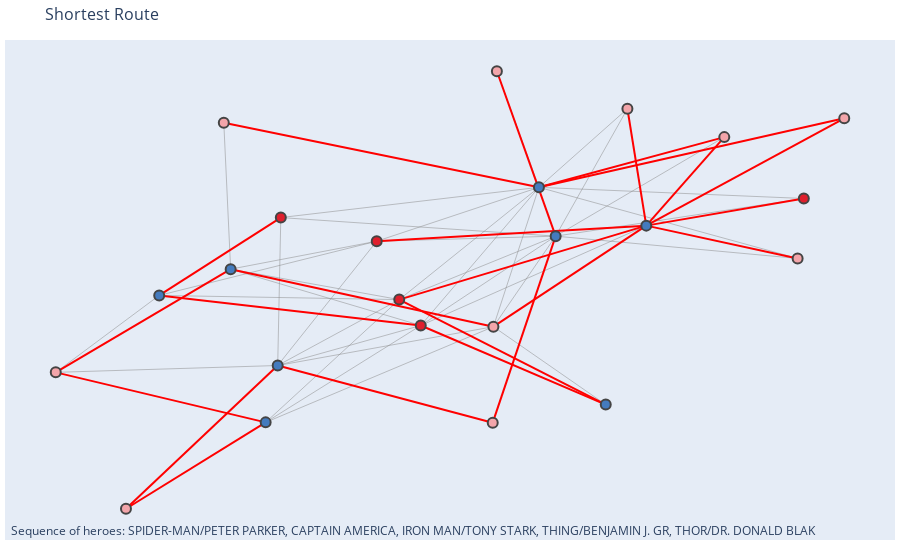

Source (notebook cell):
### Markdown cell above
### Visualization 3 - Visualize the shortest-ordered route

### Code cell
viz.viz3(G2, heroes.index[:5], 15)

### Figure 1 — Plotly figure (JSON) as saved in the notebook; plotly's stock layout.template omitted (floating-point values rounded to 4 significant figures)
{"data": [{"hoverinfo": "none", "line": {"color": "#888", "width": 0.5}, "mode": "lines", "type": "scatter", "x": [0.08023, 0.3092, null, 0.08023, -0.3841, null, 0.08023, -0.3596, null, 0.08023, 0.173, null, 0.08023, 0.2071, null, -0.3841, -0.06785, null, -0.3841, -0.1117, null, 0.3534, 0.173, null, 0.3534, 0.2071, null, 0.3919, -0.06785, null, -0.3532, -0.3596, null, -0.3532, 0.173, null, -0.3532, 0.2071, null, -0.6011, -0.812, null, -0.6011, -0.1117, null, -0.6011, -0.1577, null, 0.08733, 0.173, null, -0.1117, -0.4555, null, -0.1117, -0.3596, null, -0.1117, 0.173, null, -0.1117, 0.2071, null, 0.173, -0.06785, null, 0.173, 0.7004, null, 0.173, 0.7131, null, 0.173, -0.1577, null, -0.3596, -0.812, null, -0.3596, -0.06785, null, -0.3596, -0.1577, null, 0.7004, 0.2071, null, -0.06785, -0.4555, null, -0.06785, 0.2071, null, 0.2071, 0.5509, null, 0.2071, 0.7131, null, 0.2071, -0.1577, null, -0.4694, -0.4555, null, -0.4555, -0.1577, null], "y": [-0.2477, -0.5695, null, -0.2477, -0.643, null, -0.2477, -0.408, null, -0.2477, 0.3283, null, -0.2477, 0.1265, null, -0.643, -0.2427, null, -0.643, -0.1357, null, 0.653, 0.3283, null, 0.653, 0.1265, null, 0.17, -0.2427, null, 0.2034, -0.408, null, 0.2034, 0.3283, null, 0.2034, 0.1265, null, -0.1184, -0.4363, null, -0.1184, -0.1357, null, -0.1184, 0.1056, null, 0.808, 0.3283, null, -0.1357, -0.009845, null, -0.1357, -0.408, null, -0.1357, 0.3283, null, -0.1357, 0.1265, null, 0.3283, -0.2427, null, 0.3283, 0.03447, null, 0.3283, 0.2821, null, 0.3283, 0.1056, null, -0.408, -0.4363, null, -0.408, -0.2427, null, -0.408, 0.1056, null, 0.03447, 0.1265, null, -0.2427, -0.009845, null, -0.2427, 0.1265, null, 0.1265, 0.5358, null, 0.1265, 0.2821, null, 0.1265, 0.1056, null, 0.5948, -0.009845, null, -0.009845, 0.1056, null]}, {"hoverinfo": "none", "line": {"color": "red", "width": 2}, "mode": "lines", "type": "scatter", "x": [0.08023, 0.3919, null, 0.08023, -0.4555, null, -0.3841, -0.812, null, -0.3841, -0.6688, null, 0.3534, 0.3919, null, 0.3919, 0.7955, null, 0.3919, 0.7004, null, 0.3919, 0.5509, null, 0.3919, -0.1117, null, 0.3919, 0.7131, null, 0.3919, -0.1577, null, -0.3532, -0.6011, null, -0.6011, -0.06785, null, 0.08733, 0.2071, null, 0.07885, -0.3596, null, 0.07885, 0.2071, null, -0.1117, 0.3092, null, 0.7955, 0.173, null, 0.173, 0.5509, null, 0.173, -0.4694, null, -0.3596, -0.6688, null, 0.3092, -0.06785, null, -0.4555, -0.812, null], "y": [-0.2477, 0.17, null, -0.2477, -0.009845, null, -0.643, -0.4363, null, -0.643, -1, null, 0.653, 0.17, null, 0.17, 0.6134, null, 0.17, 0.03447, null, 0.17, 0.5358, null, 0.17, -0.1357, null, 0.17, 0.2821, null, 0.17, 0.1056, null, 0.2034, -0.1184, null, -0.1184, -0.2427, null, 0.808, 0.1265, null, -0.6443, -0.408, null, -0.6443, 0.1265, null, -0.1357, -0.5695, null, 0.6134, 0.3283, null, 0.3283, 0.5358, null, 0.3283, 0.5948, null, -0.408, -1, null, -0.5695, -0.2427, null, -0.009845, -0.4363, null]}, {"hoverinfo": "text", "marker": {"color": ["#F3A5AA", "#447BBE", "#F3A5AA", "#447BBE", "#DF1F2D", "#447BBE", "#F3A5AA", "#F3A5AA", "#DF1F2D", "#F3A5AA", "#447BBE", "#447BBE", "#447BBE", "#F3A5AA", "#DF1F2D", "#447BBE", "#F3A5AA", "#F3A5AA", "#447BBE", "#DF1F2D", "#DF1F2D", "#F3A5AA", "#F3A5AA"], "line": {"width": 2}, "size": 10}, "mode": "markers", "text": ["SCARLET WITCH/WANDA: hero", "A 157: comic", "MR. FANTASTIC/REED R: hero", "A 1: comic", "SPIDER-MAN/PETER PARKER: hero", "A 11: comic", "DAREDEVIL/MATT MURDO: hero", "WATSON-PARKER, MARY: hero", "IRON MAN/TONY STARK: hero", "HULK/DR. ROBERT BRUC: hero", "A3 10: comic", "A 168: comic", "A '00: comic", "HUMAN TORCH/JOHNNY S: hero", "CAPTAIN AMERICA: hero", "ASM2 1: comic", "WOLVERINE/LOGAN: hero", "INVISIBLE WOMAN/SUE: hero", "A 10: comic", "THING/BENJAMIN J. GR: hero", "THOR/DR. DONALD BLAK: hero", "DR. STRANGE/STEPHEN: hero", "BEAST/HENRY &HANK& P: hero"], "type": "scatter", "x": [0.08023, -0.3841, 0.3534, 0.3919, -0.3532, -0.6011, 0.08733, 0.07885, -0.1117, 0.7955, 0.173, -0.3596, 0.3092, 0.7004, -0.06785, 0.2071, -0.4694, 0.5509, -0.4555, 0.7131, -0.1577, -0.6688, -0.812], "y": [-0.2477, -0.643, 0.653, 0.17, 0.2034, -0.1184, 0.808, -0.6443, -0.1357, 0.6134, 0.3283, -0.408, -0.5695, 0.03447, -0.2427, 0.1265, 0.5948, 0.5358, -0.009845, 0.2821, 0.1056, -1, -0.4363]}], "layout": {"annotations": [{"showarrow": false, "text": "Sequence of heroes: SPIDER-MAN/PETER PARKER, CAPTAIN AMERICA, IRON MAN/TONY STARK, THING/BENJAMIN J. GR, THOR/DR. DONALD BLAK", "x": 0.005, "xref": "paper", "y": -0.002, "yref": "paper"}], "hovermode": "closest", "margin": {"b": 20, "l": 5, "r": 5, "t": 40}, "showlegend": false, "title": {"font": {"size": 16}, "text": "Shortest Route"}, "xaxis": {"showgrid": false, "showticklabels": false, "zeroline": false}, "yaxis": {"showgrid": false, "showticklabels": false, "zeroline": false}}}
